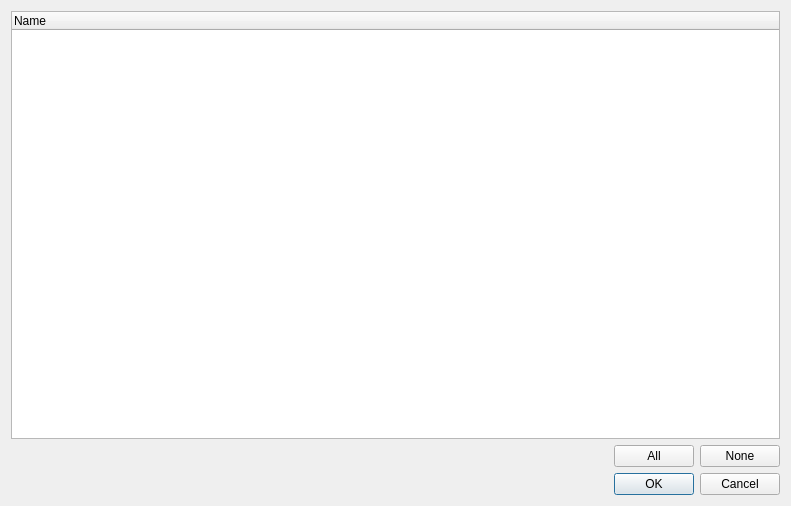
<?xml version="1.0" encoding="UTF-8"?>
<ui version="4.0">
 <class>RestoreSessionDialog</class>
 <widget class="QDialog" name="RestoreSessionDialog">
  <property name="geometry">
   <rect>
    <x>0</x>
    <y>0</y>
    <width>791</width>
    <height>506</height>
   </rect>
  </property>
  <property name="windowTitle">
   <string>Restore session</string>
  </property>
  <property name="windowIcon">
   <iconset>
    <normaloff/>
   </iconset>
  </property>
  <layout class="QVBoxLayout" name="verticalLayout">
   <item>
    <widget class="QTreeWidget" name="Tabs_">
     <column>
      <property name="text">
       <string>Name</string>
      </property>
     </column>
    </widget>
   </item>
   <item>
    <layout class="QHBoxLayout" name="horizontalLayout">
     <item>
      <spacer name="horizontalSpacer">
       <property name="orientation">
        <enum>Qt::Horizontal</enum>
       </property>
       <property name="sizeHint" stdset="0">
        <size>
         <width>40</width>
         <height>20</height>
        </size>
       </property>
      </spacer>
     </item>
     <item>
      <widget class="QPushButton" name="SelectAll_">
       <property name="text">
        <string>All</string>
       </property>
      </widget>
     </item>
     <item>
      <widget class="QPushButton" name="SelectNone_">
       <property name="text">
        <string>None</string>
       </property>
      </widget>
     </item>
    </layout>
   </item>
   <item>
    <widget class="QDialogButtonBox" name="buttonBox">
     <property name="orientation">
      <enum>Qt::Horizontal</enum>
     </property>
     <property name="standardButtons">
      <set>QDialogButtonBox::Cancel|QDialogButtonBox::Ok</set>
     </property>
    </widget>
   </item>
  </layout>
 </widget>
 <resources/>
 <connections>
  <connection>
   <sender>buttonBox</sender>
   <signal>accepted()</signal>
   <receiver>RestoreSessionDialog</receiver>
   <slot>accept()</slot>
   <hints>
    <hint type="sourcelabel">
     <x>248</x>
     <y>254</y>
    </hint>
    <hint type="destinationlabel">
     <x>157</x>
     <y>274</y>
    </hint>
   </hints>
  </connection>
  <connection>
   <sender>buttonBox</sender>
   <signal>rejected()</signal>
   <receiver>RestoreSessionDialog</receiver>
   <slot>reject()</slot>
   <hints>
    <hint type="sourcelabel">
     <x>316</x>
     <y>260</y>
    </hint>
    <hint type="destinationlabel">
     <x>286</x>
     <y>274</y>
    </hint>
   </hints>
  </connection>
 </connections>
</ui>
